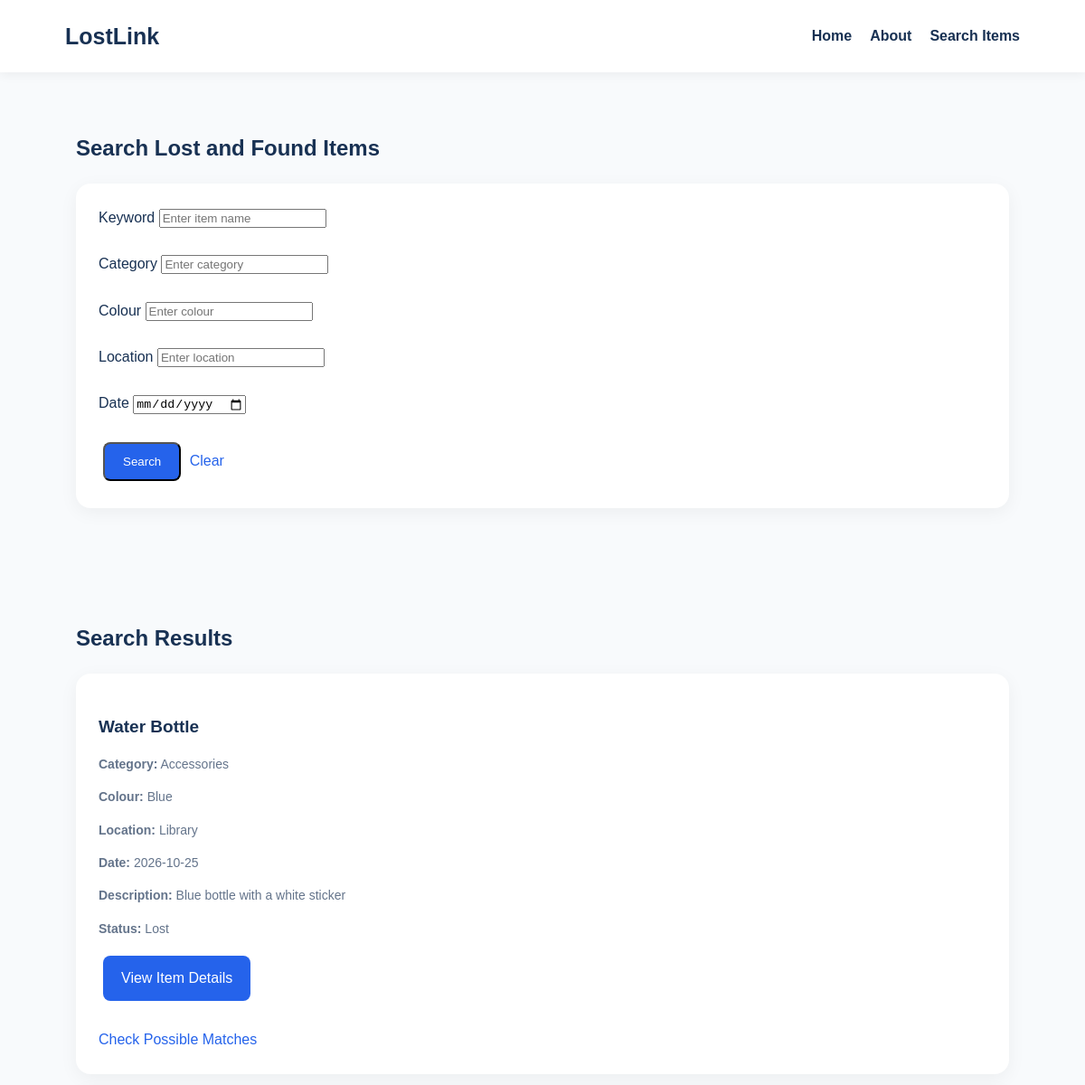
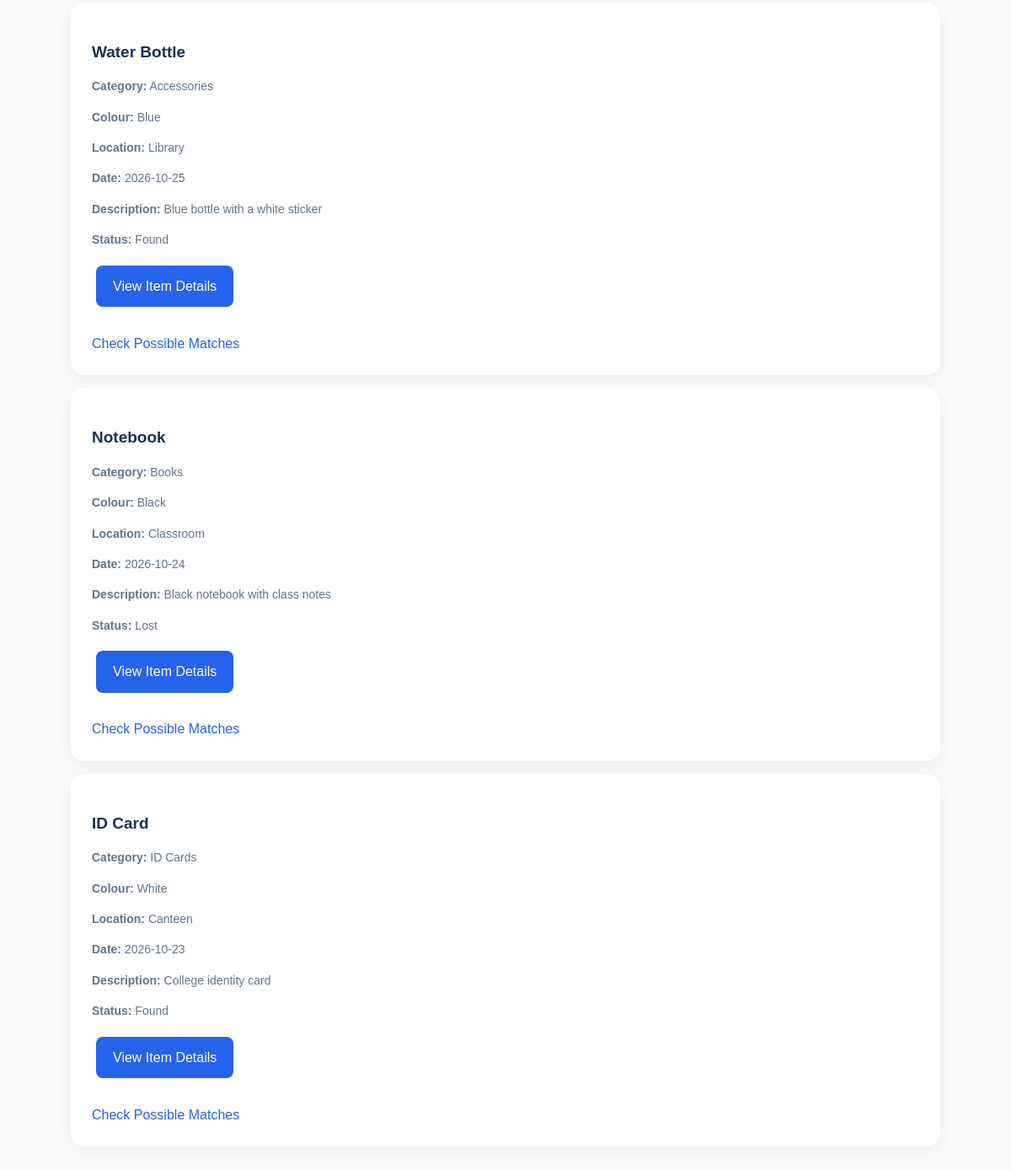
Screenshot of /search.php with the database file from the repository (2 pictures, top to bottom).
### tables this page shows
CREATE TABLE IF NOT EXISTS items (
    id INT AUTO_INCREMENT PRIMARY KEY,
    item_name VARCHAR(150) NOT NULL,
    category VARCHAR(100),
    colour VARCHAR(50),
    location VARCHAR(150),
    item_date DATE,
    description TEXT,
    status ENUM('Lost', 'Found', 'Recovered')
        NOT NULL DEFAULT 'Lost',
    created_at TIMESTAMP DEFAULT CURRENT_TIMESTAMP
);

### search.php (the view, shortened to what this page needs)
<?php
require_once "db.php";
$keyword = trim($_GET['keyword'] ?? '');
$category = trim($_GET['category'] ?? '');
$colour = trim($_GET['colour'] ?? '');
$location = trim($_GET['location'] ?? '');
$date = trim($_GET['date'] ?? '');
$sql = "SELECT * FROM items
        WHERE status IN ('Lost', 'Found')
        AND (
            item_name LIKE CONCAT('%', ?, '%')
            OR description LIKE CONCAT('%', ?, '%')
        )
        AND (? = '' OR category = ?)
        AND (? = '' OR colour = ?)
        AND (? = '' OR location = ?)
        AND (? = '' OR item_date = ?)
        ORDER BY created_at DESC";
$stmt = $conn->prepare($sql);
$stmt->bind_param(
    "ssssssssss",
    $keyword, $keyword,
    $category, $category,
    $colour, $colour,
    $location, $location,
    $date, $date
);
$stmt->execute();
$result = $stmt->get_result();
function e($value) {
    return htmlspecialchars((string)($value ?? ''), ENT_QUOTES, 'UTF-8');
}
?>
<!DOCTYPE html>
<html lang="en">
<head>
    <link rel="stylesheet" href="style.css">
</head>
<body>
<header class="navbar">
    <a href="index.php" class="logo">LostLink</a>
    <nav>
        <a href="index.php">Home</a>
        <a href="about.php">About</a>
        <a href="search.php">Search Items</a>
    </nav>
</header>
<main>
    <section>
        <h2>Search Lost and Found Items</h2>
        <div class="feature-card">
            <form method="GET" action="search.php">
                <label>Keyword</label>
                <input type="text" name="keyword"
                       value="<?= e($keyword) ?>"
                       placeholder="Enter item name">
                <br><br>
                <label>Category</label>
                <input type="text" name="category"
                       value="<?= e($category) ?>"
                       placeholder="Enter category">
                <br><br>
                <label>Colour</label>
                <input type="text" name="colour"
                       value="<?= e($colour) ?>"
                       placeholder="Enter colour">
                <br><br>
                <label>Location</label>
                <input type="text" name="location"
                       value="<?= e($location) ?>"
                       placeholder="Enter location">
                <br><br>
                <label>Date</label>
                <input type="date" name="date"
                       value="<?= e($date) ?>">
                <br><br>
                <button type="submit" class="nav-button">
                    Search
                </button>
                <a href="search.php">Clear</a>
            </form>
        </div>
    </section>
    <section>
        <h2>Search Results</h2>
        <?php if ($result->num_rows > 0): ?>
            <?php while ($item = $result->fetch_assoc()): ?>
                <div class="feature-card">
                    <h3><?= e($item['item_name']) ?></h3>
                    <p>
                        <strong>Category:</strong>
                        <?= e($item['category']) ?>
                    </p>
                    <p>
                        <strong>Colour:</strong>
                        <?= e($item['colour']) ?>
                    </p>
                    <p>
                        <strong>Location:</strong>
                        <?= e($item['location']) ?>
                    </p>
                    <p>
                        <strong>Date:</strong>
                        <?= e($item['item_date']) ?>
                    </p>
                    <p>
                        <strong>Description:</strong>
                        <?= e($item['description']) ?>
                    </p>
                    <p>
                        <strong>Status:</strong>
                        <?= e($item['status']) ?>
                    </p>
                    <a href="item.php?id=<?= (int)$item['id'] ?>"
                       class="nav-button">
                        View Item Details
                    </a>
                    <br><br>
                    <a href="matching.php?id=<?= (int)$item['id'] ?>">
                        Check Possible Matches
                    </a>
                </div>
            <?php endwhile; ?>
        <?php else: ?>
            <p>No matching items found.</p>
        <?php endif; ?>
    </section>
</main>
</body>
</html>

### style.css (style rules this page uses)
:root { --navy: #183153; --primary: #2563eb; --muted: #64748b; --light: #f1f5f9; }
* { box-sizing: border-box; }
body { margin: 0; font-family: Arial, sans-serif; color: var(--navy); background: #f8fafc; line-height: 1.6; }
a { color: var(--primary); text-decoration: none; }
.navbar { display: flex; align-items: center; justify-content: space-between; flex-wrap: wrap; gap: 18px; padding: 20px 6%; background: white; box-shadow: 0 2px 12px #00000010; }
.logo { font-size: 25px; font-weight: bold; color: var(--navy); }
nav { display: flex; flex-wrap: wrap; gap: 20px; }
nav a { color: var(--navy); font-weight: 600; }
.nav-button, .hero a { display: inline-block; padding: 12px 20px; margin: 5px; border-radius: 8px; background: var(--primary); color: white; }
section { padding: 45px 7%; }
.feature-card { background: white; padding: 25px; margin: 15px 0; border-radius: 16px; box-shadow: 0 5px 20px #0000000d; }
.feature-card h3 { color: var(--navy); margin-bottom: 10px; font-size: 19px; }
.feature-card p { color: var(--muted); font-size: 14px; }

### rows the page displays
items: item_name "Water Bottle", category "Accessories", colour "Blue", location "Library", item_date "2026-10-25", description "Blue bottle with a white sticker", status "Lost"
items: item_name "Water Bottle", category "Accessories", colour "Blue", location "Library", item_date "2026-10-25", description "Blue bottle with a white sticker", status "Found"
items: item_name "Notebook", category "Books", colour "Black", location "Classroom", item_date "2026-10-24", description "Black notebook with class notes", status "Lost"
items: item_name "ID Card", category "ID Cards", colour "White", location "Canteen", item_date "2026-10-23", description "College identity card", status "Found"
